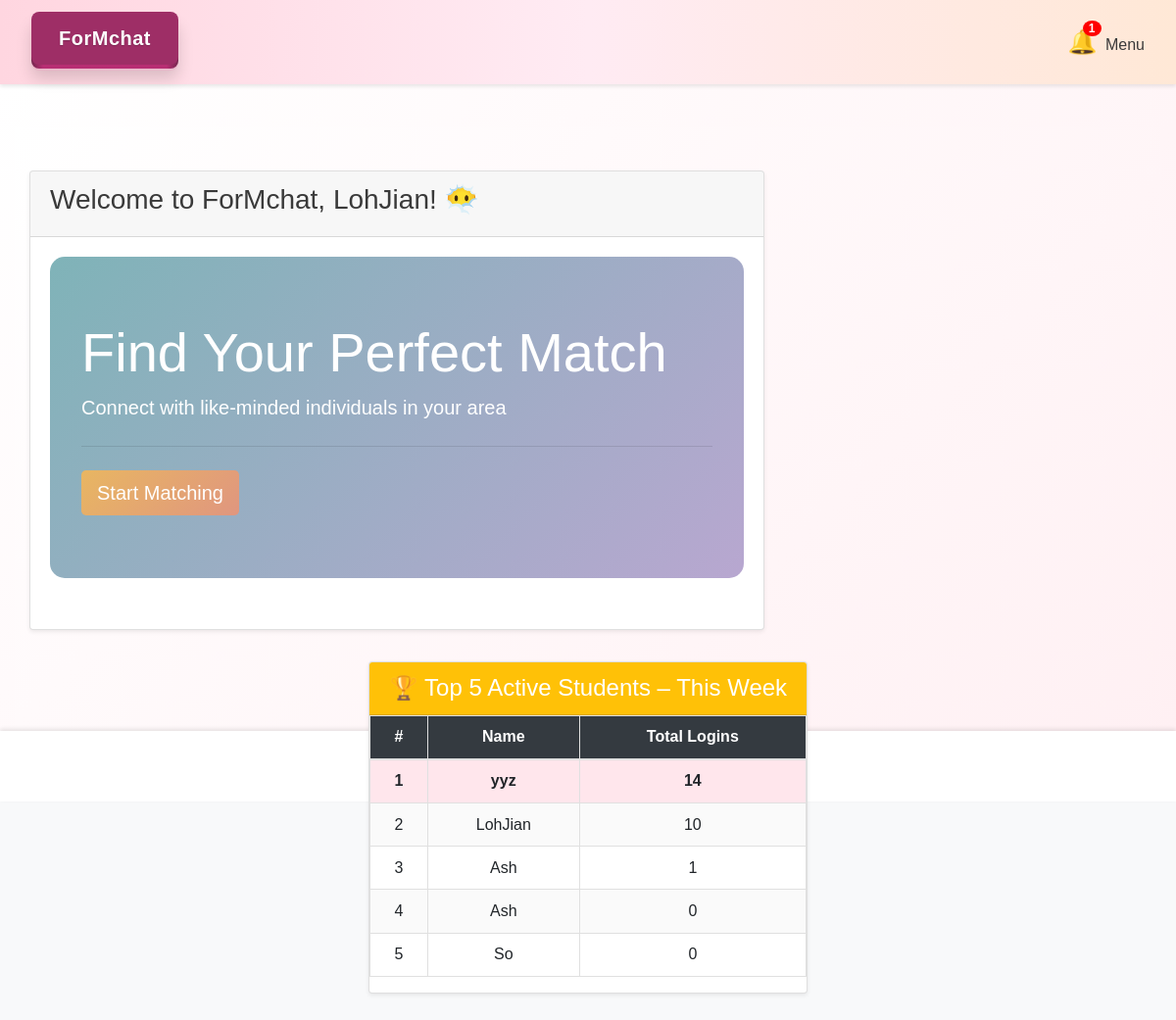
The page /mainpage (signed in) on the database its author committed.
### app.py (models this page shows)
class User(db.Model):
    __tablename__ = 'user'
    id = db.Column(db.Integer, primary_key=True)
    username = db.Column(db.String(100), nullable=False)
    email = db.Column(db.String(120), unique=True, nullable=False)
    password = db.Column(db.String(200), nullable=False)
    is_verified = db.Column(db.Boolean, default=False)
    verification_status = db.Column(db.String(100), default="Pending Approval")
    age = db.Column(db.Integer)
    race = db.Column(db.String(50))
    faculty = db.Column(db.String(50))
    sex = db.Column(db.String(10))
    bio = db.Column(db.Text)
    location = db.Column(db.String(100))
    avatar = db.Column(db.String(200), default=app.config['DEFAULT_AVATAR_PATH'])
    likes_received = db.relationship("Like", foreign_keys="Like.target_user_id", backref="target_user")
    loves_received = db.relationship("Love", foreign_keys="Love.target_user_id", backref="target_user")
    sent_messages = db.relationship('Message', foreign_keys='Message.sender_id', backref='sender')
    received_messages = db.relationship('Message', foreign_keys='Message.receiver_id', backref='receiver')
    last_login = db.Column(db.DateTime, default=datetime.utcnow)
    login_count = db.Column(db.Integer, default=0)

### app.py (the view)
@app.route('/mainpage')
def mainpage():
    if 'user_id' not in session:
        return redirect(url_for('login'))
    user = User.query.get(session['user_id'])
    if not user:
        flash('User not found')
        return redirect(url_for('login'))
    one_week_ago = datetime.utcnow() - timedelta(days=7)
    top_users = User.query.filter(User.last_login >= one_week_ago)\
                          .order_by(User.login_count.desc())\
                          .limit(5).all()
    return render_template('mainpage.html', user=user, users=top_users)

### app.py (called while the page is built)
@app.before_request
def before_request():
    if 'session_id' not in session:
        session['session_id'] = secrets.token_hex(16)

def generate_csrf_token():
    if 'csrf_token' not in session:
        session['csrf_token'] = secrets.token_hex(16)
    return session['csrf_token']

@app.context_processor
def inject_user_and_notifications():
    user = None
    unread_count = 0
    if 'user_id' in session:
        user_id = session['user_id']
        user = User.query.get(user_id)
        unread_count = Notification.query.filter_by(user_id=user_id, is_read=False).count()
    return dict(user=user, unread_count=unread_count)

@app.context_processor   #pass current_user to render_template() again and always available in base.html
def inject_current_user():
    user_id = session.get('user_id')
    if user_id:
        current_user = User.query.get(user_id)
        return dict(current_user=current_user)
    return dict(current_user=None)

### frontend/templates/mainpage.html (shortened to what this page needs)
{% extends "base.html" %}
{% block content %}
<head>
    <link rel="stylesheet" href="https://stackpath.bootstrapcdn.com/bootstrap/4.5.2/css/bootstrap.min.css">
    <link rel="stylesheet" href="{{ url_for('static', filename='css/style.css') }}">
</head>
<body>
    <div class="body-color">
        <div class="container-fluid mt-4">
    <div class="body-color">
        <div class="container-fluid mt-4">
            <div class="row">
                <div class="col-md-8">
                    <div class="card">
                        <div class="card-header">
                            <h3>Welcome to ForMchat, {{ user.username }}! 😶‍🌫️</h3>
                        </div>
                        <div class="card-body">
                            <div class="jumbotron">
                                <h1 class="display-4">Find Your Perfect Match</h1>
                                <p class="lead">Connect with like-minded individuals in your area</p>
                                <hr class="my-4">
                                <a class="btn start-matching-btn btn-lg" role="button" onclick="window.location.href='/matches'">Start Matching</a>
                            </div>
                        </div>
                    </div>
                </div>
                <section class="top-active box card">
                    <div class="card-header bg-warning text-white">
                        <h4 class="mb-0">🏆 Top 5 Active Students – This Week</h4>
                    </div>
                    <div class="card-body p-0">
                        <table class="leaderboard table">
                            <thead class="thead-dark">
                                <tr>
                                    <th scope="col">#</th>
                                    <th scope="col">Name</th>
                                    <th scope="col">Total Logins</th>
                                </tr>
                            </thead>
                            <tbody>
                                {% for user in users %}
                                <tr>
                                    <td>{{ loop.index }}</td>
                                    <td>{{ user.username }}</td>
                                    <td>{{ user.login_count }}</td>
                                </tr>
                                {% endfor %}
                            </tbody>
                        </table>
                    </div>
                </section>
            </div>
        </div>
    </div>
</body>
{% endblock %}

### frontend/static/css/style.css (style rules this page uses)
body { font-family: 'Arial', sans-serif; margin: 0; padding: 0; background-color: #FFD3B6; color: #3A3A3A; display: flex; flex-direction: column; min-height: 100vh; }
.body-color { flex: 1; display: flex; flex-direction: column; padding: 20px 0; background: linear-gradient(135deg, #ffffff 0%,#fff0f3 100% ); height: calc(100vh - 140px); }
.card { box-shadow: 0 0.125rem 0.25rem rgba(0,0,0,0.075); }
.jumbotron { background: linear-gradient(135deg, #ff758c 0%, #ff7eb3 100%); color: white; border-radius: 15px; }
body { background-color: #f8f9fa; }
.jumbotron { background: linear-gradient(135deg, #7FB3B8 0%, #B8A7D0 100%); color: white; border-radius: 15px; }
.start-matching-btn { background: linear-gradient(135deg, #E8B662 0%, #E0967F 100%); border: none; color: white; transition: all 0.3s ease; }
.top-active { max-width: 480px; margin: 2rem auto; text-align: center; }
.leaderboard { width: 100%; border-collapse: collapse; font-family: Arial, Helvetica, sans-serif; }
.leaderboard th, .leaderboard td { padding: 0.6rem; border: 1px solid #e0e0e0; }
.leaderboard thead { background: #ff99ac; color: #fff; }
.leaderboard tbody tr:nth-child(even) { background: #fafafa; }
.leaderboard tbody tr:first-child td { font-weight: 700; background: #ffe6ec; }
.leaderboard.table th, .leaderboard.table td { border-color: #e0e0e0; }

### rows shown on the page
User: username "LohJian", login_count "10"
User: username "yyz", login_count "14"
User: username "Ash", login_count "1"
User: username "Ash", login_count "0"
User: username "So", login_count "0"

### other values the page prints
{{ unread_count }} "1"
